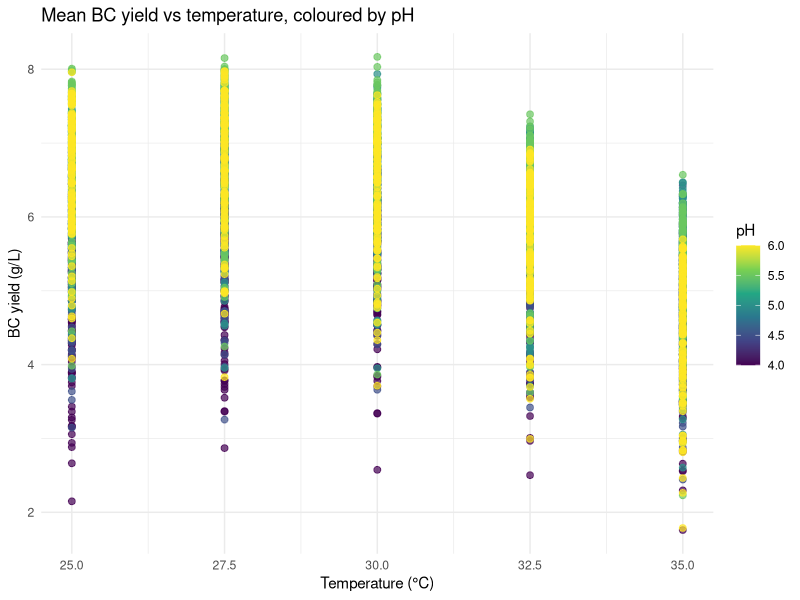
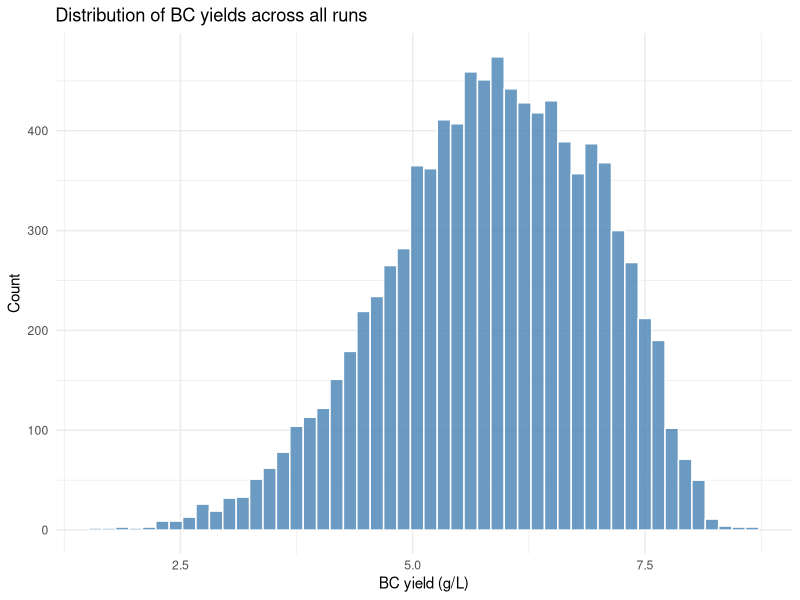
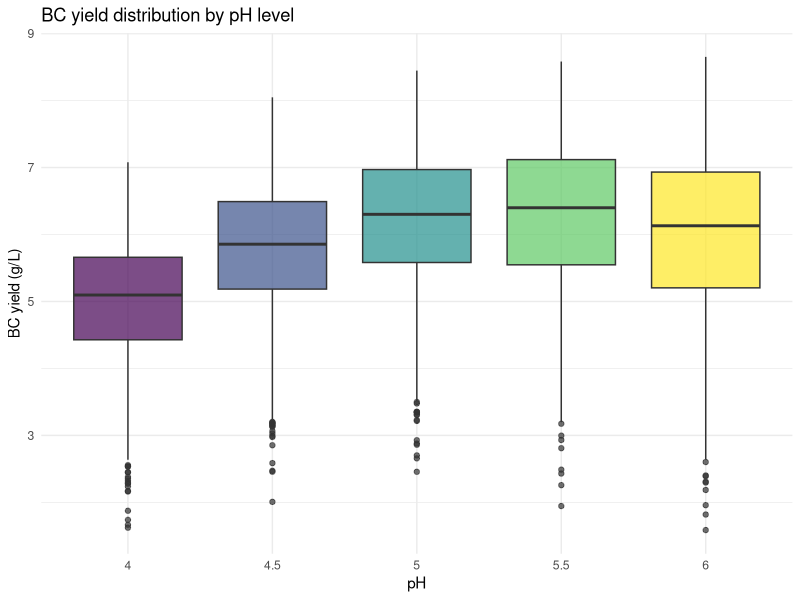
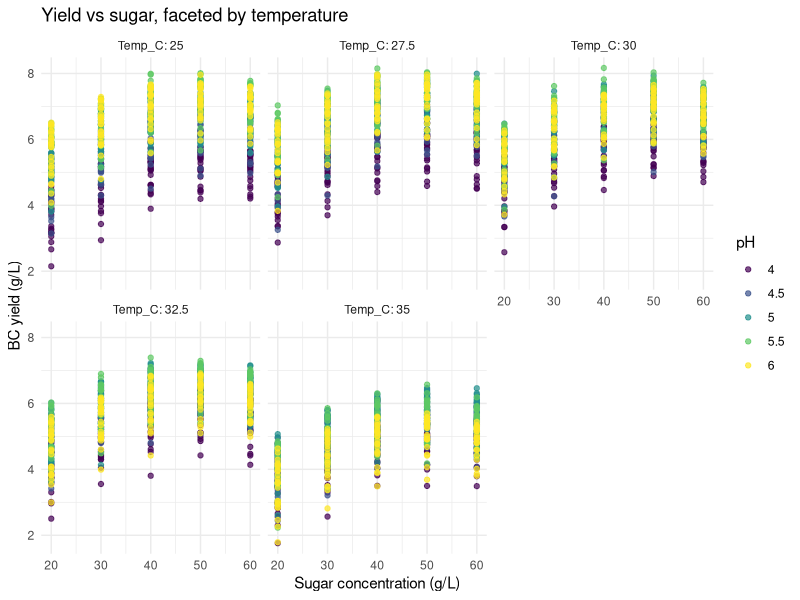

Here is the R script that generated these plots, in order:
## ---- chunk 1
knitr::opts_chunk$set(echo = TRUE, message = FALSE, warning = FALSE)
## ---- chunk 2
library(tidyverse)   # dplyr, ggplot2, readr, tidyr, purrr, stringr
library(scales)
## ---- chunk 3
df <- read_csv("../data/bc_full_factorial_dataset.csv", show_col_types = FALSE)
cat(sprintf("Loaded dataset: %d rows x %d columns\n", nrow(df), ncol(df)))
## ---- chunk 4
# integers, doubles, strings, logicals
experiment <- 12L          # integer (note the L suffix)
ph         <- 5.5          # double (numeric)
medium     <- "Hestrin"    # character
worked     <- TRUE         # logical

cat(experiment, class(experiment), "\n")
cat(ph, class(ph), "\n")
cat(medium, class(medium), "\n")
cat(worked, class(worked), "\n")
## ---- chunk 5
sugar_gL  <- 50.0
volume_L  <- 2.0
yield_gL  <- 8.1

total_sugar_g    <- sugar_gL * volume_L
yield_per_sugar  <- yield_gL / sugar_gL

cat(sprintf("Total sugar added: %.1f g\n", total_sugar_g))
cat(sprintf("Yield per g of sugar: %.4f g/g\n", yield_per_sugar))
## ---- chunk 6
reps <- c(7.9, 8.2, 8.3)
cat("vector:", reps, "\n")
cat("first replicate (index 1):", reps[1], "\n")
cat("last replicate (index 3):", reps[length(reps)], "\n")
cat("first two (slice 1:2):", reps[1:2], "\n")
cat("length:", length(reps), "\n")
## ---- chunk 7
condition <- list(
  condition_id = 2168,
  pH = 5.5,
  Temp_C = 30.0,
  RPM = 87.5,
  Inoculum_pct = 12.5,
  Sugar_gL = 40.0
)

cat(condition$pH, condition$Sugar_gL, "\n")
str(condition)  # shows structure
## ---- chunk 8
# Mean by hand
total <- 0
for (y in reps) {
  total <- total + y
}
mean_val <- total / length(reps)
cat(sprintf("mean of %s = %.3f\n", paste(reps, collapse=", "), mean_val))

# Loop with an index
for (i in seq_along(reps)) {
  cat(sprintf("replicate %d: %.2f g/L\n", i, reps[i]))
}
## ---- chunk 9
mean_manual <- function(values) {
  "Return the arithmetic mean of a numeric vector."
  total <- 0
  for (v in values) {
    total <- total + v
  }
  return(total / length(values))
}

cell_yield <- function(sugar_gL, conversion) {
  "Estimate BC yield from sugar and a conversion factor."
  return(sugar_gL * conversion)
}

cat("mean:", mean_manual(reps), "\n")
cat("yield at 50 g/L sugar:", cell_yield(50.0, 0.16), "\n")
## ---- chunk 10
classify <- function(yield_gL) {
  if (yield_gL >= 8.0) {
    return("excellent")
  } else if (yield_gL >= 5.0) {
    return("good")
  } else {
    return("poor")
  }
}

for (y in c(8.4, 6.1, 2.9)) {
  cat(sprintf("%.1f g/L -> %s\n", y, classify(y)))
}
## ---- chunk 11
head(df, 3)
## ---- chunk 12
tail(df, 3)
## ---- chunk 13
cat("Dimensions:", dim(df), "\n")
## ---- chunk 14
glimpse(df)
## ---- chunk 15
summary(df)
## ---- chunk 16
high <- df %>% filter(BC_yield_gL >= 7.0)
cat(sprintf("%d runs reached >= 7 g/L = %.2f%% of all runs\n",
            nrow(high), 100 * nrow(high) / nrow(df)))

very_high <- df %>% filter(BC_yield_gL >= 8.0)
cat(sprintf("%d runs reached >= 8 g/L = %.2f%% of all runs\n",
            nrow(very_high), 100 * nrow(very_high) / nrow(df)))
## ---- chunk 17
cond_means <- df %>%
  group_by(condition_id) %>%
  summarise(
    BC_yield_gL = mean(BC_yield_gL),
    pH          = first(pH),
    Temp_C      = first(Temp_C),
    RPM         = first(RPM),
    Inoculum_pct = first(Inoculum_pct),
    Sugar_gL    = first(Sugar_gL),
    .groups = "drop"
  )

cat(sprintf("Unique conditions: %d\n", nrow(cond_means)))
head(cond_means, 3)
## ---- chunk 18
df %>%
  group_by(pH) %>%
  summarise(mean_yield = mean(BC_yield_gL), .groups = "drop")
## ---- chunk 19
pivot <- df %>%
  group_by(pH, Temp_C) %>%
  summarise(mean_yield = mean(BC_yield_gL), .groups = "drop") %>%
  arrange(desc(mean_yield))

cat("Top 5 (pH, Temp) combinations by mean yield:\n")
print(head(pivot, 5))
## ---- chunk 20
ggplot(cond_means, aes(x = Temp_C, y = BC_yield_gL, colour = pH)) +
  geom_point(size = 2, alpha = 0.7) +
  scale_colour_viridis_c() +
  labs(
    x = "Temperature (°C)",
    y = "BC yield (g/L)",
    title = "Mean BC yield vs temperature, coloured by pH"
  ) +
  theme_minimal()
## ---- chunk 21
ggplot(df, aes(x = BC_yield_gL)) +
  geom_histogram(bins = 50, fill = "steelblue", colour = "white", alpha = 0.8) +
  labs(
    x = "BC yield (g/L)",
    y = "Count",
    title = "Distribution of BC yields across all runs"
  ) +
  theme_minimal()
## ---- chunk 22
ggplot(df, aes(x = factor(pH), y = BC_yield_gL, fill = factor(pH))) +
  geom_boxplot(alpha = 0.7, show.legend = FALSE) +
  scale_fill_viridis_d() +
  labs(
    x = "pH",
    y = "BC yield (g/L)",
    title = "BC yield distribution by pH level"
  ) +
  theme_minimal()
## ---- chunk 23
ggplot(cond_means, aes(x = Sugar_gL, y = BC_yield_gL, colour = factor(pH))) +
  geom_point(alpha = 0.7) +
  facet_wrap(~Temp_C, labeller = label_both) +
  scale_colour_viridis_d() +
  labs(
    x = "Sugar concentration (g/L)",
    y = "BC yield (g/L)",
    title = "Yield vs sugar, faceted by temperature",
    colour = "pH"
  ) +
  theme_minimal()
